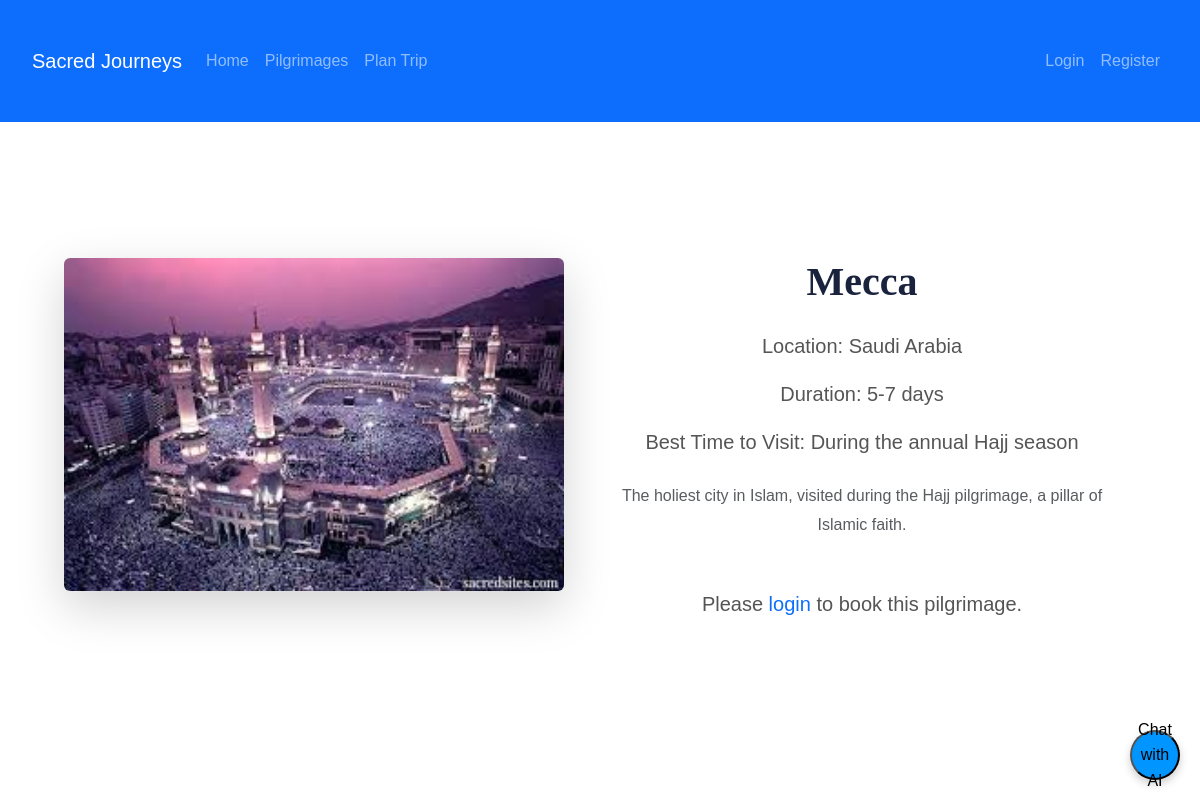
The app's page /pilgrimage/2 with its own data.
### models.py (models this page shows)
class Pilgrimage(db.Model):
    id = db.Column(db.Integer, primary_key=True)
    name = db.Column(db.String(100), nullable=False)
    location = db.Column(db.String(100), nullable=False)
    description = db.Column(db.Text, nullable=False)
    duration = db.Column(db.String(50))
    best_time = db.Column(db.String(100))
    image_url = db.Column(db.String(200))
    bookings = db.relationship('Booking', back_populates='pilgrimage')
    trip_plans = db.relationship('TripPlan', back_populates='pilgrimage')

### routes.py (the view)
@main.route('/pilgrimage/<int:id>')
def pilgrimage(id):
    pilgrimage = Pilgrimage.query.get_or_404(id)
    form = BookingForm()
    return render_template('pilgrimage.html', pilgrimage=pilgrimage, form=form)

### templates/pilgrimage.html
{% extends "base.html" %}
{% block content %}
<div class="container my-5">
    <div class="row">
        <div class="col-md-6 mb-4">
            <img src="{{ pilgrimage.image_url or url_for('static', filename='images/placeholder.jpg') }}" class="img-fluid rounded shadow-lg" alt="{{ pilgrimage.name }}">
        </div>
        <div class="col-md-6">
            <h1 class="display-4 mb-4">{{ pilgrimage.name }}</h1>
            <div class="mb-4">
                <p class="lead"><strong>Location:</strong> {{ pilgrimage.location }}</p>
                <p class="lead"><strong>Duration:</strong> {{ pilgrimage.duration }}</p>
                <p class="lead"><strong>Best Time to Visit:</strong> {{ pilgrimage.best_time }}</p>
            </div>
            <p class="text-muted">{{ pilgrimage.description }}</p>
            {% if current_user.is_authenticated %}
            <div class="mt-5">
                <h2 class="mb-4">Book This Pilgrimage</h2>
                <form method="POST" action="{{ url_for('main.book_pilgrimage', pilgrimage_id=pilgrimage.id) }}">
                    {{ form.hidden_tag() }}
                    <div class="mb-3">
                        {{ form.travel_date.label(class="form-label") }}
                        {{ form.travel_date(class="form-control", type="date") }}
                    </div>
                    <div class="mb-3">
                        {{ form.special_requirements.label(class="form-label") }}
                        {{ form.special_requirements(class="form-control", rows="3", placeholder="Any special requests or requirements?") }}
                    </div>
                    <button type="submit" class="btn btn-primary btn-lg w-100">Book Now</button>
                </form>
            </div>
            {% else %}
            <div class="mt-5">
                <p class="lead">Please <a href="{{ url_for('auth.login') }}" class="text-decoration-none">login</a> to book this pilgrimage.</p>
            </div>
            {% endif %}
        </div>
    </div>
</div>
{% endblock %}

### static/css/style.css (style rules this page uses)
* { margin: 0; padding: 0; box-sizing: border-box; }
body { font-family: "Lora", serif; background-color: #f9f9f9; color: #333; overflow-x: hidden; }
.row { display: flex; flex-wrap: wrap; gap: 1.5rem; margin: 0 -0.75rem; }
html { scroll-behavior: smooth; }
body { font-family: "Poppins", sans-serif; background-color: #f9f9f9; color: #333; overflow-x: hidden; }
.container { max-width: 1200px; margin: 0 auto; padding: 2rem; }
h1 { font-size: 2.5rem; font-weight: bold; text-align: center; margin-bottom: 1rem; }
body { font-family: "Poppins", sans-serif; background: linear-gradient( 135deg, #f5f7fa, #c3cfe2 ); color: #333; line-height: 1.6; overflow-x: hidden; }
h1, h2, h3, h4, h5, h6 { font-family: "Playfair Display", serif; color: #1a233e; }
h1.display-4 { font-size: 2.5rem; font-weight: bold; margin-bottom: 1rem; }
.img-fluid { width: 100%; height: auto; border-radius: 15px; box-shadow: 0 8px 15px rgba(0, 0, 0, 0.1); transition: transform 0.3s ease; }
.lead { font-size: 1.25rem; color: #555; margin-bottom: 1rem; }
.text-muted { font-size: 1rem; color: #6c757d; line-height: 1.8; }
body { font-family: "Poppins", sans-serif; background: url("/static/images/background.jpg") no-repeat center center fixed; background-size: cover; color: #333; line-height: 1.6; overflow-x: hidden; }
h1 { font-size: 2.5rem; font-weight: bold; color: #1a233e; text-align: center; margin-bottom: 1rem; }
p { font-size: 1.25rem; color: #555; text-align: center; margin-bottom: 2rem; }
.row { display: flex; flex-wrap: wrap; gap: 1.5rem; }
.col-md-6 { flex: 1 1 calc(50% - 1.5rem); max-width: calc(50% - 1.5rem); }

### records on screen
Pilgrimage: image_url (picture), name "Mecca", location "Saudi Arabia", duration "5-7 days", best_time "During the annual Hajj season", description "The holiest city in Islam, visited during the Hajj pilgrimage, a pillar of Islamic faith."
